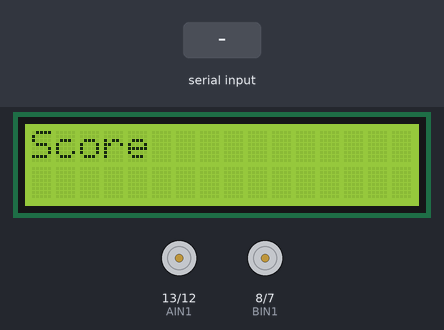
A sketch run on a simulated Arduino Uno, built with avr-gcc and run on an emulated ATmega328P. On the bench: 16×2 character LCD, motor-driver pin pairs drawn as motors (green arrow = first pin HIGH = forward, orange = second pin HIGH = backward, longer = more drive, scaled by the enable pin). The test bench sets the inputs (shaded band). What the sketch prints to the serial monitor is not drawn.

Above: at 1.2 s.
1.3 s: "e90\n" received over Serial
At 2.1 s:
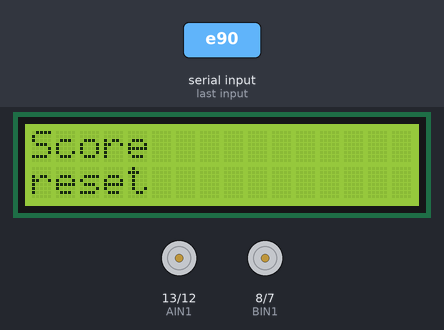
At 9.0 s:
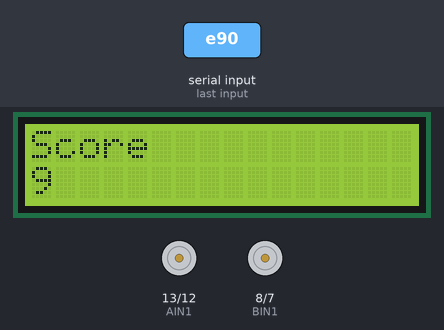
Timing chart, 0 to 17.8 s (numbered marks = the images above; inputs shaded):
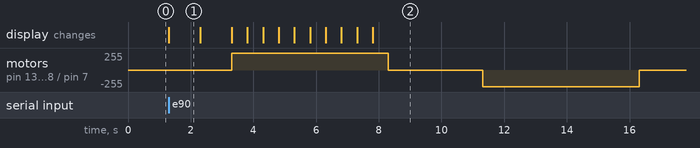

Measured:
- after the input at 1.3 s, motor on pin 13 (AIN1) / pin 12 (AIN2), motor on pin 8 (BIN1) / pin 7 (BIN2): stopped → forward 254/255 after 2.0 s, → stopped 5.0 s later, → backward 254/255 3.0 s later, → stopped 5.0 s later; the display: changes at once (image 1)
- what the display in image 1 shows lasts 1.0 s, from 1.3 s to 2.3 s

The sketch:

P2M5_CB1.ino
```cpp
/*

  Final Code for P2M7 -- File Name not renamed from prior file
  Xing Hao Huang - huang.xingh@northeastern.edu
  Conveyor Belt 1
  Taken from Arduino IDE Sample - SparkFun Book SIK4.1 and SIK3.3 motors
  Descriptions: Read Serial Input and move conveyor motors and update LCD accordingly

*/

int dataIn;


#include <LiquidCrystal.h>

LiquidCrystal lcd(2, 9, 3, 4, 5, 6); // pins connected to LCD

//PIN VARIABLES
//the motor will be controlled by the motor A pins on the motor driver
const int AIN1 = 13;            // control pin 1 on the motor driver for the right motor
const int AIN2 = 12;            // control pin 2 on the motor driver for the right motor
const int PWMA = 11;            // speed control pin on the motor driver for the right motor

const int BIN1 = 8;             // control pin 1 on the motor driver for the right motor
const int BIN2 = 7;             // control pin 2 on the motor driver for the right motor
const int PWMB = 10;            // speed control pin on the motor driver for the right motor

//VARIABLES


void setup()
{
  Serial.begin(9600);

  lcd.begin(16,2);              // initialize dimension of LCD
  lcd.clear();                  // clears the LCD
  lcd.noCursor();

  // pin modes
  pinMode(AIN1, OUTPUT);
  pinMode(AIN2, OUTPUT);
  pinMode(PWMA, OUTPUT);

  pinMode(BIN1, OUTPUT);
  pinMode(BIN2, OUTPUT);
  pinMode(PWMB, OUTPUT);

}

void loop()
{
  lcd.setCursor(0,0);
  lcd.print("Score");
  lcd.setCursor(0,1);
  lcd.print("          ");
  delay(1000);
  char rCode[32] = {'a'};

  while(1)
  {
    if (Serial.available())
    {
      char rCode = Serial.read();
      if (rCode == 'e') // resets arduino code
      {
        lcd.setCursor(0,1);
        lcd.print("reset");
        delay(1000);
        lcd.clear();
        break;
      }
      else
      {
        dataIn = rCode - '0'; // converts str(num) from Serial Input into int score
      }

      if (dataIn > 0) // use functions according to dataIn
      {
        spinMotor(dataIn);
        delay(3000);
        spinMotor(-dataIn);
        Serial.print('d'); // tells python conveyor belt is complete
        Serial.print('\n');
      }

    }
  }
}

/********************************************************************************/

void spinMotor(int time)            // function for driving motor
{
  int motorSpeed = 254;
  int i;
  int score = 0;

  if (time > 0)                     // if the motor should drive forward (positive speed)
  {
    digitalWrite(AIN1, HIGH);             // set pin 1 to high
    digitalWrite(AIN2, LOW);              // set pin 2 to low
    digitalWrite(BIN1, HIGH);             // set pin 1 to high
    digitalWrite(BIN2, LOW);              // set pin 2 to low
  }
  else if (time < 0)                // if the motor should drive backward (negative speed)
  {
    digitalWrite(AIN1, LOW);              // set pin 1 to low
    digitalWrite(AIN2, HIGH);             // set pin 2 to high
    digitalWrite(BIN1, LOW);              // set pin 1 to low
    digitalWrite(BIN2, HIGH);             // set pin 2 to high
  }
  else                                    // if the motor should stop
  {
    digitalWrite(AIN1, LOW);              // set pin 1 to low
    digitalWrite(AIN2, LOW);              // set pin 2 to low
    digitalWrite(BIN1, LOW);              // set pin 1 to low
    digitalWrite(BIN2, LOW);              // set pin 2 to low
  }

  if (time > 0)
  {
    for (i = 0; i < time; i++)
    {
      lcd.setCursor(0,1);
      analogWrite(PWMA, motorSpeed);     // now that the motor direction is set, drive motor for half the inputted int, up score on lcd updating even half second
      analogWrite(PWMB, motorSpeed);
      lcd.print(score);
      score += 1;
      delay(500);
    }
    analogWrite(PWMA, motorSpeed);
    analogWrite(PWMB, motorSpeed);
    lcd.setCursor(0,1);
    lcd.print(time);
    delay(500);
  }

  if (time < 0)                        // moves motor in reverse direction but no LCD updating
  {
    for (i = 0; i < abs(time); i++)
    {
      analogWrite(PWMA, motorSpeed);     // now that the motor direction is set, drive it at the entered speed
      analogWrite(PWMB, motorSpeed);
      delay(500);
    }
    analogWrite(PWMA, motorSpeed);
    analogWrite(PWMB, motorSpeed);
    delay(500);
  }
  analogWrite(PWMA, 0);
  analogWrite(PWMB, 0);
}
```
